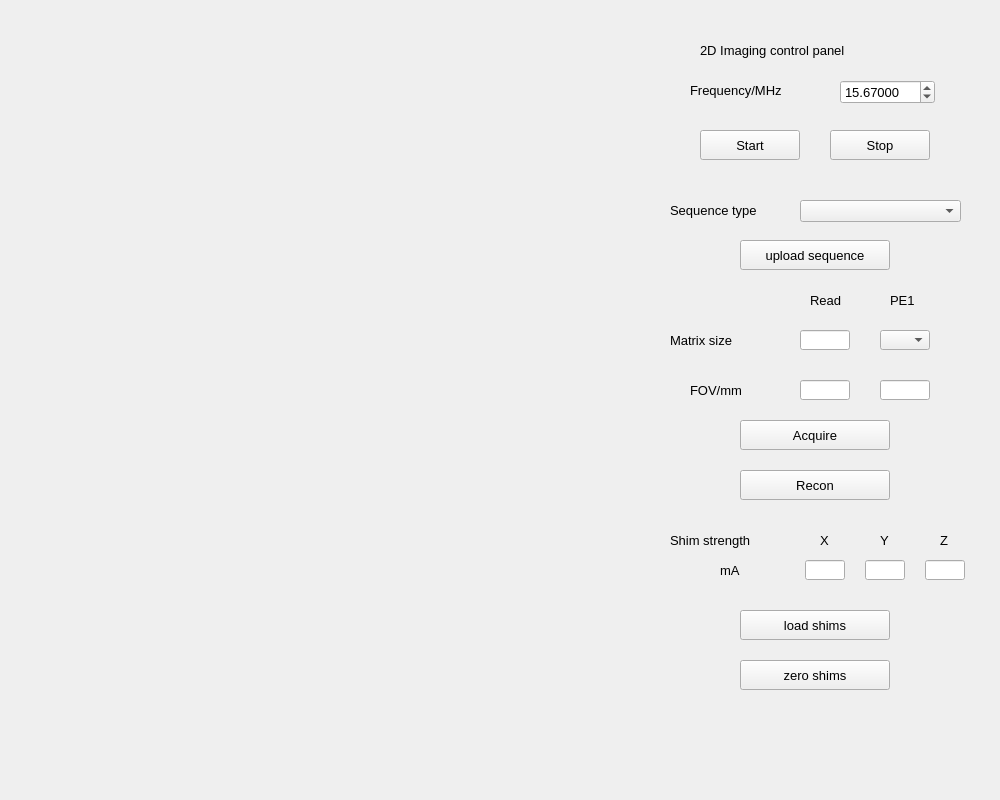
<?xml version="1.0" encoding="UTF-8"?>
<ui version="4.0">
 <class>mri_imag_Widget_1</class>
 <widget class="QWidget" name="mri_imag_Widget_1">
  <property name="geometry">
   <rect>
    <x>0</x>
    <y>0</y>
    <width>1000</width>
    <height>800</height>
   </rect>
  </property>
  <property name="sizePolicy">
   <sizepolicy hsizetype="Expanding" vsizetype="Expanding">
    <horstretch>0</horstretch>
    <verstretch>0</verstretch>
   </sizepolicy>
  </property>
  <property name="windowTitle">
   <string>Imag</string>
  </property>
  <widget class="QWidget" name="plotWidget" native="true">
   <property name="geometry">
    <rect>
     <x>20</x>
     <y>10</y>
     <width>600</width>
     <height>700</height>
    </rect>
   </property>
   <property name="sizePolicy">
    <sizepolicy hsizetype="Expanding" vsizetype="Preferred">
     <horstretch>0</horstretch>
     <verstretch>0</verstretch>
    </sizepolicy>
   </property>
   <property name="minimumSize">
    <size>
     <width>0</width>
     <height>0</height>
    </size>
   </property>
   <layout class="QVBoxLayout" name="plotLayout"/>
  </widget>
  <widget class="QWidget" name="controlWidget" native="true">
   <property name="enabled">
    <bool>true</bool>
   </property>
   <property name="geometry">
    <rect>
     <x>640</x>
     <y>10</y>
     <width>350</width>
     <height>700</height>
    </rect>
   </property>
   <property name="sizePolicy">
    <sizepolicy hsizetype="Preferred" vsizetype="Preferred">
     <horstretch>0</horstretch>
     <verstretch>0</verstretch>
    </sizepolicy>
   </property>
   <property name="minimumSize">
    <size>
     <width>300</width>
     <height>0</height>
    </size>
   </property>
   <property name="font">
    <font>
     <pointsize>10</pointsize>
    </font>
   </property>
   <widget class="QLabel" name="freqLabel">
    <property name="geometry">
     <rect>
      <x>50</x>
      <y>70</y>
      <width>131</width>
      <height>20</height>
     </rect>
    </property>
    <property name="text">
     <string>Frequency/MHz</string>
    </property>
   </widget>
   <widget class="QPushButton" name="startButton">
    <property name="geometry">
     <rect>
      <x>60</x>
      <y>120</y>
      <width>100</width>
      <height>30</height>
     </rect>
    </property>
    <property name="text">
     <string>Start</string>
    </property>
   </widget>
   <widget class="QDoubleSpinBox" name="freqValue">
    <property name="geometry">
     <rect>
      <x>200</x>
      <y>70</y>
      <width>95</width>
      <height>24</height>
     </rect>
    </property>
    <property name="font">
     <font>
      <pointsize>10</pointsize>
     </font>
    </property>
    <property name="decimals">
     <number>5</number>
    </property>
    <property name="maximum">
     <double>60.000000000000000</double>
    </property>
    <property name="singleStep">
     <double>0.001000000000000</double>
    </property>
    <property name="value">
     <double>15.670000000000000</double>
    </property>
   </widget>
   <widget class="QPushButton" name="stopButton">
    <property name="geometry">
     <rect>
      <x>190</x>
      <y>120</y>
      <width>100</width>
      <height>30</height>
     </rect>
    </property>
    <property name="text">
     <string>Stop</string>
    </property>
   </widget>
   <widget class="QLabel" name="projectionLabel">
    <property name="geometry">
     <rect>
      <x>400</x>
      <y>170</y>
      <width>112</width>
      <height>16</height>
     </rect>
    </property>
    <property name="text">
     <string>Projection Axis, x/y/z</string>
    </property>
   </widget>
   <widget class="QPushButton" name="acquireButton">
    <property name="geometry">
     <rect>
      <x>100</x>
      <y>410</y>
      <width>150</width>
      <height>30</height>
     </rect>
    </property>
    <property name="text">
     <string>Acquire</string>
    </property>
   </widget>
   <widget class="QLabel" name="ProjLabel">
    <property name="geometry">
     <rect>
      <x>60</x>
      <y>30</y>
      <width>221</width>
      <height>20</height>
     </rect>
    </property>
    <property name="text">
     <string>2D Imaging control panel</string>
    </property>
   </widget>
   <widget class="QPushButton" name="loadShimButton">
    <property name="geometry">
     <rect>
      <x>100</x>
      <y>600</y>
      <width>150</width>
      <height>30</height>
     </rect>
    </property>
    <property name="text">
     <string>load shims</string>
    </property>
   </widget>
   <widget class="QPushButton" name="zeroShimButton">
    <property name="geometry">
     <rect>
      <x>100</x>
      <y>650</y>
      <width>150</width>
      <height>30</height>
     </rect>
    </property>
    <property name="text">
     <string>zero shims</string>
    </property>
   </widget>
   <widget class="QLabel" name="shimLabel">
    <property name="geometry">
     <rect>
      <x>30</x>
      <y>520</y>
      <width>120</width>
      <height>20</height>
     </rect>
    </property>
    <property name="text">
     <string>Shim strength</string>
    </property>
   </widget>
   <widget class="QLabel" name="shimLabel_x">
    <property name="geometry">
     <rect>
      <x>180</x>
      <y>520</y>
      <width>20</width>
      <height>20</height>
     </rect>
    </property>
    <property name="text">
     <string>X</string>
    </property>
   </widget>
   <widget class="QLabel" name="shimLabel_y">
    <property name="geometry">
     <rect>
      <x>240</x>
      <y>520</y>
      <width>20</width>
      <height>20</height>
     </rect>
    </property>
    <property name="text">
     <string>Y</string>
    </property>
   </widget>
   <widget class="QLabel" name="shimLabel_z">
    <property name="geometry">
     <rect>
      <x>300</x>
      <y>520</y>
      <width>20</width>
      <height>20</height>
     </rect>
    </property>
    <property name="text">
     <string>Z</string>
    </property>
   </widget>
   <widget class="QLabel" name="shimUnitLabel">
    <property name="geometry">
     <rect>
      <x>80</x>
      <y>550</y>
      <width>30</width>
      <height>20</height>
     </rect>
    </property>
    <property name="text">
     <string>mA</string>
    </property>
   </widget>
   <widget class="QLineEdit" name="shim_x">
    <property name="geometry">
     <rect>
      <x>165</x>
      <y>550</y>
      <width>40</width>
      <height>20</height>
     </rect>
    </property>
    <property name="text">
     <string/>
    </property>
   </widget>
   <widget class="QLineEdit" name="shim_y">
    <property name="geometry">
     <rect>
      <x>225</x>
      <y>550</y>
      <width>40</width>
      <height>20</height>
     </rect>
    </property>
    <property name="text">
     <string/>
    </property>
   </widget>
   <widget class="QLineEdit" name="shim_z">
    <property name="geometry">
     <rect>
      <x>285</x>
      <y>550</y>
      <width>40</width>
      <height>20</height>
     </rect>
    </property>
    <property name="text">
     <string/>
    </property>
   </widget>
   <widget class="QLabel" name="matSizeLabel">
    <property name="geometry">
     <rect>
      <x>30</x>
      <y>320</y>
      <width>101</width>
      <height>20</height>
     </rect>
    </property>
    <property name="text">
     <string>Matrix size</string>
    </property>
   </widget>
   <widget class="QLabel" name="seqTypeLabel">
    <property name="geometry">
     <rect>
      <x>30</x>
      <y>190</y>
      <width>121</width>
      <height>20</height>
     </rect>
    </property>
    <property name="text">
     <string>Sequence type</string>
    </property>
   </widget>
   <widget class="QLabel" name="read">
    <property name="geometry">
     <rect>
      <x>170</x>
      <y>280</y>
      <width>41</width>
      <height>20</height>
     </rect>
    </property>
    <property name="text">
     <string>Read</string>
    </property>
   </widget>
   <widget class="QLabel" name="pe1">
    <property name="geometry">
     <rect>
      <x>250</x>
      <y>280</y>
      <width>31</width>
      <height>20</height>
     </rect>
    </property>
    <property name="text">
     <string>PE1</string>
    </property>
   </widget>
   <widget class="QLineEdit" name="size1">
    <property name="geometry">
     <rect>
      <x>160</x>
      <y>320</y>
      <width>50</width>
      <height>20</height>
     </rect>
    </property>
    <property name="text">
     <string/>
    </property>
   </widget>
   <widget class="QLabel" name="FOVLabel">
    <property name="geometry">
     <rect>
      <x>50</x>
      <y>370</y>
      <width>61</width>
      <height>20</height>
     </rect>
    </property>
    <property name="text">
     <string>FOV/mm</string>
    </property>
   </widget>
   <widget class="QLineEdit" name="FOV1">
    <property name="geometry">
     <rect>
      <x>160</x>
      <y>370</y>
      <width>50</width>
      <height>20</height>
     </rect>
    </property>
    <property name="text">
     <string/>
    </property>
   </widget>
   <widget class="QLineEdit" name="FOV2">
    <property name="geometry">
     <rect>
      <x>240</x>
      <y>370</y>
      <width>50</width>
      <height>20</height>
     </rect>
    </property>
    <property name="text">
     <string/>
    </property>
   </widget>
   <widget class="QComboBox" name="seqType">
    <property name="geometry">
     <rect>
      <x>160</x>
      <y>190</y>
      <width>161</width>
      <height>22</height>
     </rect>
    </property>
   </widget>
   <widget class="QPushButton" name="reconButton">
    <property name="geometry">
     <rect>
      <x>100</x>
      <y>460</y>
      <width>150</width>
      <height>30</height>
     </rect>
    </property>
    <property name="text">
     <string>Recon</string>
    </property>
   </widget>
   <widget class="QComboBox" name="npe">
    <property name="geometry">
     <rect>
      <x>240</x>
      <y>320</y>
      <width>50</width>
      <height>20</height>
     </rect>
    </property>
   </widget>
   <widget class="QPushButton" name="uploadSeqButton">
    <property name="geometry">
     <rect>
      <x>100</x>
      <y>230</y>
      <width>150</width>
      <height>30</height>
     </rect>
    </property>
    <property name="text">
     <string>upload sequence</string>
    </property>
   </widget>
  </widget>
 </widget>
 <resources/>
 <connections/>
</ui>
